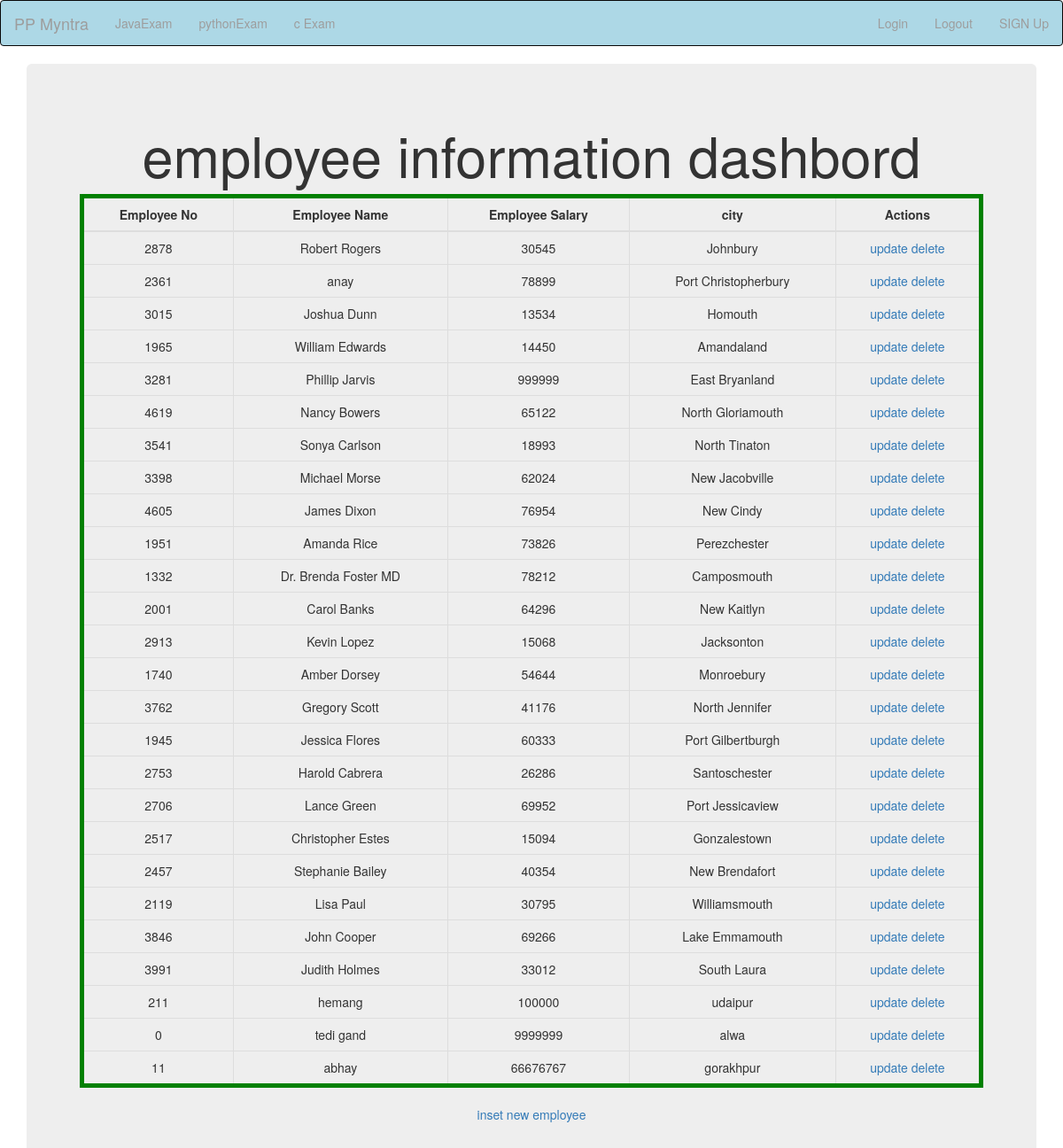
The app's page /index/ with its own data.
### testapp/models.py (models this page shows)
class employee(models.Model):
    ename=models.CharField(max_length=20)
    eno=models.IntegerField()
    esal=models.IntegerField()
    ecity=models.CharField(max_length=20)

### testapp/views.py (the view)
# urls.py: url(r'^index/', views.index_view),
def index_view(request):
    records=employee.objects.all()
    return render(request,'testapp/index.html',{'records':records})

### templates/testapp/index.html
<!DOCTYPE html>
{% extends 'testapp/base.html' %}
{% block body_block %}
<div class="jumbotron">
  <h1>employee information dashbord</h1>
<table class="table table-bordered table-hover">
  <thead>
    <th class="text-center">Employee No </th>
    <th class="text-center">Employee Name </th>
    <th class="text-center">Employee Salary </th>
    <th class="text-center">city </th>
    <th class="text-center">Actions </th>
  </thead>
  {% for record in records%}
  <tr>
    <td>{{record.eno}}</td>
    <td>{{record.ename}}</td>
    <td>{{record.esal}}</td>
    <td>{{record.ecity}}</td>
    <td><a href="/update/{{record.id}}">update </a> <a href="/delete/{{record.id}}">delete</a></td>
  </tr>
  {% endfor %}
</table>
<a href="/create">inset new employee</a>
{%endblock%}

### templates/testapp/base.html (shortened to what this page needs)
<!DOCTYPE html>
<html lang="en" dir="ltr">
  <head>
    <link rel="stylesheet" href="https://maxcdn.bootstrapcdn.com/bootstrap/3.3.7/css/bootstrap.min.css">
  </head>
  <body>
    <nav class="navbar navbar-default navbar-inverse">
      <div class="container-fluid">
        <div class="navbar-header">
          <a class="navbar-brand" href="/">PP Myntra</a>
        </div>
        <ul class="nav navbar-nav">
          <li><a href="/java">JavaExam</a></li>
          <li><a href="#">pythonExam</a></li>
          <li><a href="#">c Exam</a></li>
          </ul>
          <ul class="nav navbar-nav navbar-right">
            <li><a href="/accounts/login">Login</a></li>
            <li><a href="/accounts/logout">Logout</a></li>
            <li><a href="/signup">SIGN Up</a></li>
            </ul>
            </div>
            </nav>
            <div class="container mt-5 text-center">
            {% block body_block %}
            {% endblock %}
            </div>
  </body>
</html>

### templates/testapp/base.html (style rules this page uses)
.navbar { background-color: lightblue; }
.table-bordered { border:5px solid green; }

### records on screen
employee: eno "2878", ename "Robert Rogers", esal "30545", ecity "Johnbury"
employee: eno "2361", ename "anay", esal "78899", ecity "Port Christopherbury"
employee: eno "3015", ename "Joshua Dunn", esal "13534", ecity "Homouth"
employee: eno "1965", ename "William Edwards", esal "14450", ecity "Amandaland"
employee: eno "3281", ename "Phillip Jarvis", esal "999999", ecity "East Bryanland"
employee: eno "4619", ename "Nancy Bowers", esal "65122", ecity "North Gloriamouth"
employee: eno "3541", ename "Sonya Carlson", esal "18993", ecity "North Tinaton"
employee: eno "3398", ename "Michael Morse", esal "62024", ecity "New Jacobville"
employee: eno "4605", ename "James Dixon", esal "76954", ecity "New Cindy"
employee: eno "1951", ename "Amanda Rice", esal "73826", ecity "Perezchester"
employee: eno "1332", ename "Dr. Brenda Foster MD", esal "78212", ecity "Camposmouth"
employee: eno "2001", ename "Carol Banks", esal "64296", ecity "New Kaitlyn"
employee: eno "2913", ename "Kevin Lopez", esal "15068", ecity "Jacksonton"
employee: eno "1740", ename "Amber Dorsey", esal "54644", ecity "Monroebury"
employee: eno "3762", ename "Gregory Scott", esal "41176", ecity "North Jennifer"
employee: eno "1945", ename "Jessica Flores", esal "60333", ecity "Port Gilbertburgh"
employee: eno "2753", ename "Harold Cabrera", esal "26286", ecity "Santoschester"
employee: eno "2706", ename "Lance Green", esal "69952", ecity "Port Jessicaview"
employee: eno "2517", ename "Christopher Estes", esal "15094", ecity "Gonzalestown"
employee: eno "2457", ename "Stephanie Bailey", esal "40354", ecity "New Brendafort"
employee: eno "2119", ename "Lisa Paul", esal "30795", ecity "Williamsmouth"
employee: eno "3846", ename "John Cooper", esal "69266", ecity "Lake Emmamouth"
employee: eno "3991", ename "Judith Holmes", esal "33012", ecity "South Laura"
employee: eno "211", ename "hemang", esal "100000", ecity "udaipur"
employee: eno "0", ename "tedi gand", esal "9999999", ecity "alwa"
employee: eno "11", ename "abhay", esal "66676767", ecity "gorakhpur"
